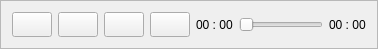
            <widget class="QFrame" name="frame_video_player">
             <property name="maximumSize">
              <size>
               <width>16777215</width>
               <height>45</height>
              </size>
             </property>
             <property name="frameShape">
              <enum>QFrame::StyledPanel</enum>
             </property>
             <property name="frameShadow">
              <enum>QFrame::Raised</enum>
             </property>
             <layout class="QHBoxLayout" name="horizontalLayout_10">
              <item>
               <widget class="QPushButton" name="btn_play_pause">
                <property name="minimumSize">
                 <size>
                  <width>25</width>
                  <height>25</height>
                 </size>
                </property>
                <property name="text">
                 <string/>
                </property>
                <property name="checkable">
                 <bool>true</bool>
                </property>
               </widget>
              </item>
              <item>
               <widget class="QPushButton" name="btn_rewind">
                <property name="minimumSize">
                 <size>
                  <width>25</width>
                  <height>25</height>
                 </size>
                </property>
                <property name="text">
                 <string/>
                </property>
               </widget>
              </item>
              <item>
               <widget class="QPushButton" name="btn_stop">
                <property name="minimumSize">
                 <size>
                  <width>25</width>
                  <height>25</height>
                 </size>
                </property>
                <property name="text">
                 <string/>
                </property>
               </widget>
              </item>
              <item>
               <widget class="QPushButton" name="btn_forward">
                <property name="minimumSize">
                 <size>
                  <width>25</width>
                  <height>25</height>
                 </size>
                </property>
                <property name="text">
                 <string/>
                </property>
               </widget>
              </item>
              <item>
               <widget class="QLabel" name="lbl_current_time">
                <property name="text">
                 <string>00 : 00</string>
                </property>
               </widget>
              </item>
              <item>
               <widget class="QSlider" name="horizontalSlider">
                <property name="orientation">
                 <enum>Qt::Horizontal</enum>
                </property>
               </widget>
              </item>
              <item>
               <widget class="QLabel" name="lbl_total_time">
                <property name="text">
                 <string>00 : 00</string>
                </property>
               </widget>
              </item>
             </layout>
            </widget>
